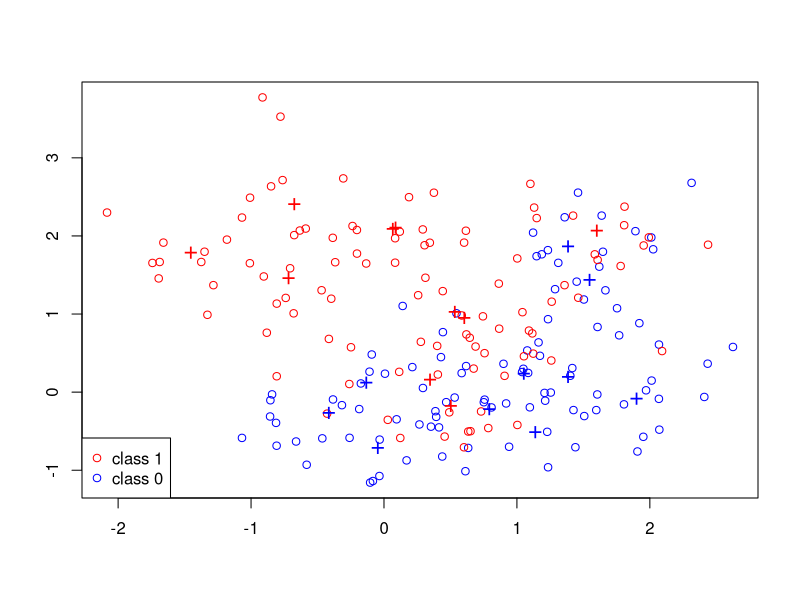
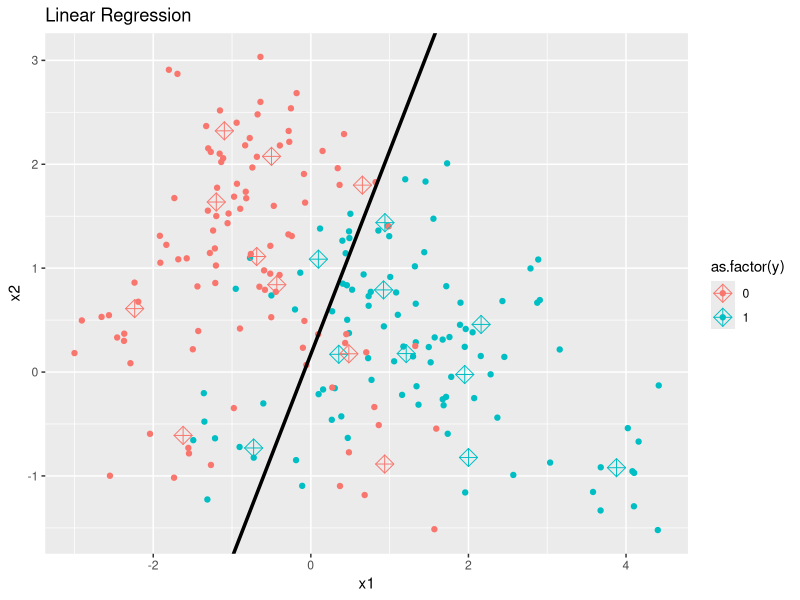
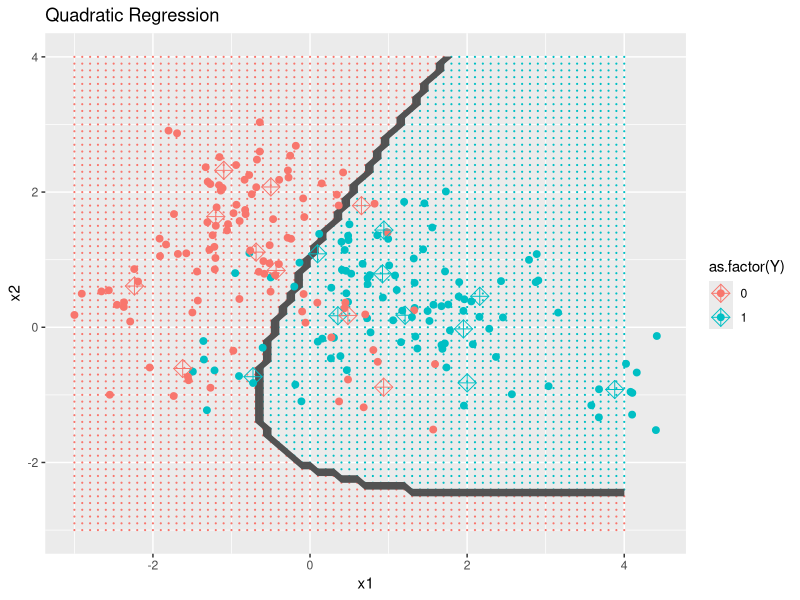
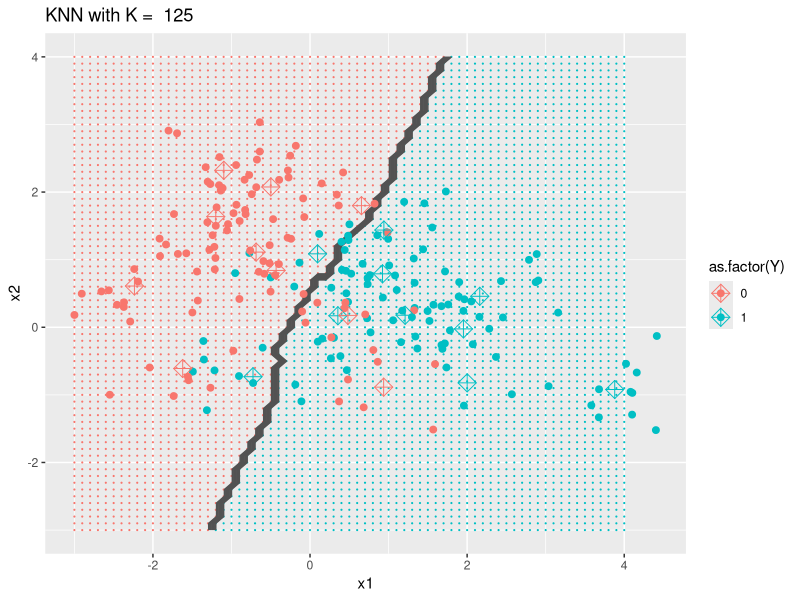
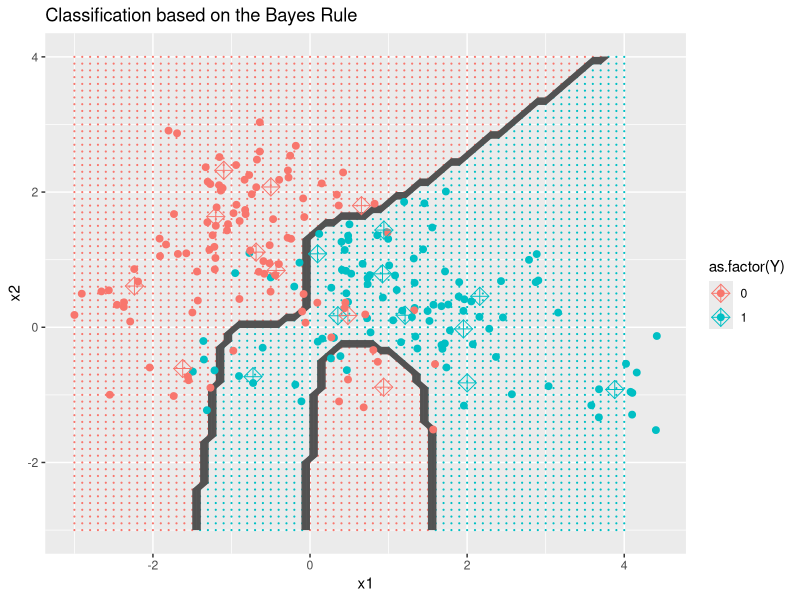
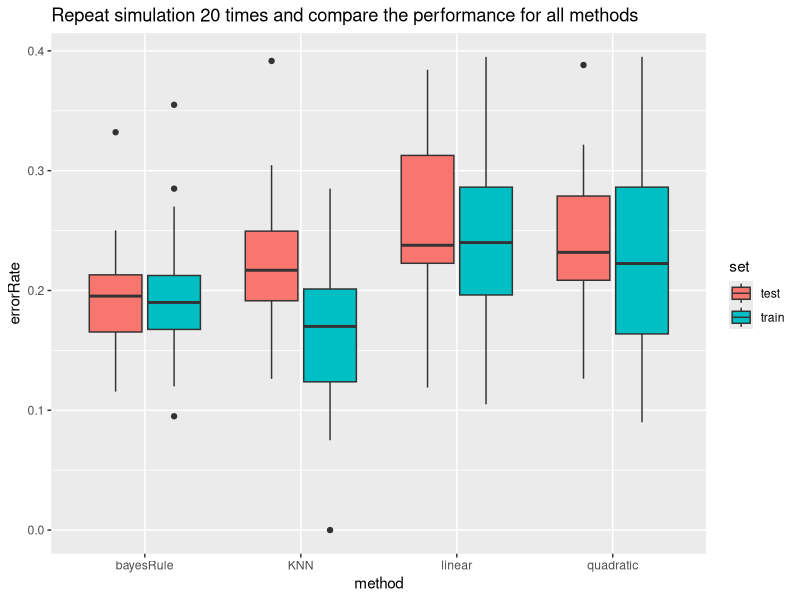
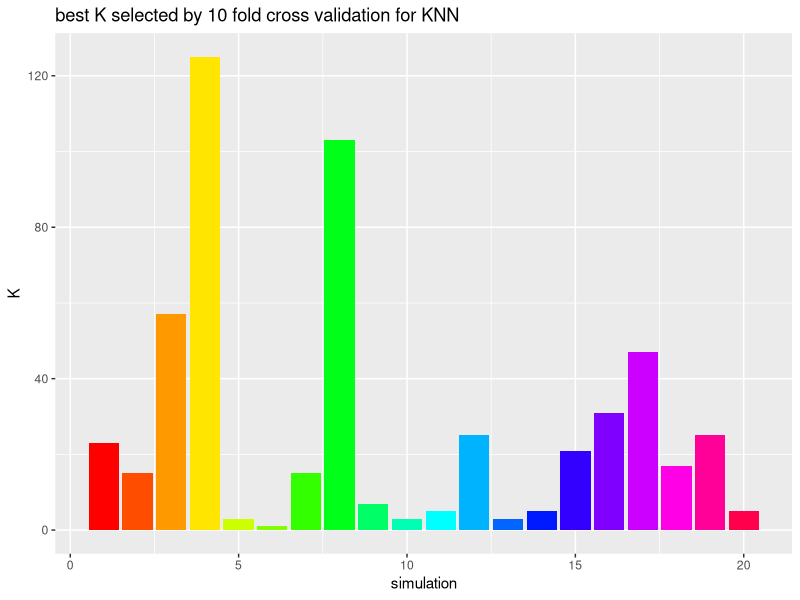
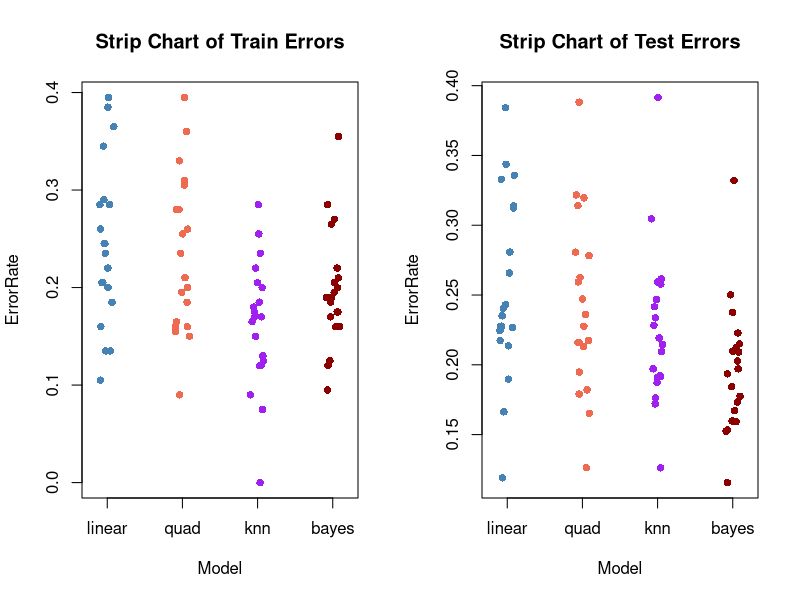

These charts were generated, in order, by the following R code:
## ---- chunk 1
knitr::opts_chunk$set(warning = FALSE, message = FALSE)
options(scipen = 1, digits = 4, width = 80, fig.align = "center")
library(class)
library(ggplot2)
set.seed(8742)
## ---- chunk 2
# fill the following result during 20 simulation run
linearTestErr = data.frame(method = rep("linear",20), set = rep("test", 20), errorRate = rep(0.0, 20)  )
linearTrainErr = data.frame(method = rep("linear",20), set = rep("train", 20), errorRate = rep(0.0, 20)  )

quadTestErr = data.frame(method = rep("quadratic",20), set = rep("test", 20), errorRate = rep(0.0, 20)  )
quadTrainErr = data.frame(method = rep("quadratic",20), set = rep("train", 20), errorRate = rep(0.0, 20)  )

knnTestErr = data.frame(method = rep("KNN",20), set = rep("test", 20), errorRate = rep(0.0, 20) )
knnTrainErr = data.frame(method = rep("KNN",20), set = rep("train", 20), errorRate = rep(0.0, 20)  )

bayesTestErr = data.frame(method = rep("bayesRule",20), set = rep("test", 20), errorRate = rep(0.0, 20)  )
bayesTrainErr = data.frame(method = rep("bayesRule",20), set = rep("train", 20), errorRate = rep(0., 20)  )
KNNCvBestK = rep(0, 20)

## ---- chunk 3
generateCenters = function() {
  centers = 10; # number of centers
  p = 2;    
  sd = 1;  # sd for generating the centers within each class
  m1 = matrix(rnorm(centers*p), centers, p)*sd + cbind( rep(1,centers), rep(0,centers));
  m0 = matrix(rnorm(centers*p), centers, p)*sd + cbind( rep(0,centers), rep(1,centers));
  list(m0,m1)
}
## ---- chunk 4
generate_sim_data= function(centers = 10, n = 100, p = 2, sd = sqrt(1/5), m0 = mo, m1 = m1 ) {
  # Randomly allocate the n samples for class 1  to the 10 clusters
  id1 = sample(1:centers, n, replace = TRUE);
  # Randomly allocate the n samples for class 1 to the 10 clusters
  id0 = sample(1:centers, n, replace = TRUE);  
  matrix(rnorm(2*n*p), 2*n, p)*sd + rbind(m1[id1,], m0[id0,])
}
## ---- chunk 5
generateTrainAndTestData = function(train = 100, test = 5000) {

  centers_mat = generateCenters()
  center0 = centers_mat[[1]]
  center1 = centers_mat[[2]]
  
  train_data = generate_sim_data(m0=center0,m1=center1)
  train_df = data.frame(train_data)
  train_df$y = c(c(rep(1,train), rep(0,train)))
  colnames(train_df) = c("x1","x2","y")
  
  test_data = generate_sim_data(n = test,m0=center0,m1=center1)
  test_df = data.frame(test_data)
  test_df$y = c(rep(1,test), rep(0,test))
  colnames(test_df) = c("x1","x2","y")
  list(train_data = train_df, test_data = test_df, m0 = center0, m1 = center1)
}
## ---- chunk 6
sim_data = generateTrainAndTestData()
train_df = sim_data$train_data
test_df = sim_data$test_data
m0 = sim_data$m0
m1 = sim_data$m1
## ---- chunk 7
#par(mfrow = c(1,2))
#plot(x2 ~ x1, col = y, data = train_df,
#     ylim = c(0, 5), xlim = c(0, 5), pch = 20, cex = 1.5)
#plot(x2 ~ x1, col = y, data = test_df,
#     ylim = c(0, 6), xlim = c(0, 6), pch = 20, cex = 1.5)
## ---- chunk 8
plot(train_df$x1, train_df$x2, type = "n", xlab = "", ylab = "")

points(train_df[train_df$y == 1,1], train_df[train_df$y == 1,2], col = "blue");
points(train_df[train_df$y == 0,1], train_df[train_df$y == 0,2], col = "red"); 

points(m1[1:10, 1], m1[1:10, 2], pch="+", cex=1.5, col="blue");    
points(m0[1:10, 1], m0[1:10, 2], pch="+", cex=1.5, col="red");   

legend("bottomleft", pch = c(1,1), col = c("red", "blue"), 
       legend = c("class 1", "class 0"))
## ---- chunk 9
simpleLinearRegression = function(index) {
  lm_fit = lm(y ~ ., data = train_df)
  lm_pred_cl_train = as.numeric(lm_fit$fitted > 0.5)
  c(train_error = mean(train_df$y != lm_pred_cl_train),
  test_error = round(mean(ifelse(predict(lm_fit, newdata = test_df) > 0.5, 1, 0) != test_df$y),4))
}
## ---- chunk 10
linearPlot = function (lm_fit) {
  ggplot(data = train_df, aes(x = x1, y = x2, color = as.factor(y))) + 
      geom_point() + geom_abline(slope = -lm_fit$coefficients[2]/lm_fit$coefficients[3], 
      intercept = (0.5 - lm_fit$coefficients[1])/lm_fit$coefficients[3], 
      size = 1.2) +
    geom_point(data = data.frame(m1), aes(x = X1, y = X2, color = as.factor(1)), shape  = 9, size = 4) + 
    geom_point(data = data.frame(m0), aes(x = X1, y = X2, color = as.factor(0)), shape  = 9, size = 4) +
    ggtitle("Linear Regression ")
}
## ---- chunk 11
quadraticRegression = function(index) {
  quad_fit = lm(y ~ x1 + x2 + I(x1*x2) + I(x1^2) + I(x2^2), data = train_df)
  lm_pred_cl_train = as.numeric(quad_fit$fitted > 0.5)
  c(train_error = mean(train_df$y != lm_pred_cl_train),
  test_error  = round(mean(ifelse(predict(quad_fit, newdata = test_df) > 0.5, 1, 0) != test_df$y),4))
}
## ---- chunk 12
quadraticPlot = function(quad_fit) {
# create a grid of points to be predicted by quad regression
X1 = seq(-3, 4, 0.1)
X2 = seq(-3, 4, 0.1)
X = expand.grid(x1 = X1, x2 = X2)
Y = ifelse(predict(quad_fit, newdata = X) > 0.5, 1, 0)

# plot the area
ggplot(data = X ) +
  geom_point(aes(x = x1, y = x2, color = as.factor(Y)), size = 0.1) +
  geom_contour(aes(x = x1, y = x2, z = Y), color = "grey32", inherit.aes = FALSE) +
  geom_point(data = train_df, aes(x = x1, y = x2, color = as.factor(y)), size = 2) +
    geom_point(data = data.frame(m1), aes(x = X1, y = X2, color = as.factor(1)), shape  = 9, size = 4) + 
  geom_point(data = data.frame(m0), aes(x = X1, y = X2, color = as.factor(0)), shape  = 9, size = 4) +
  ggtitle("Quadratic Regression ")
  
}

## ---- chunk 13

getCvKNNAveErrorRate=function(K,dataSet,foldSize,foldNum) {
  error = 0
  for (runId in 1:foldNum) {
      testSetIndex = ((runId - 1) * foldSize + 1):(ifelse(runId == 
          foldNum, nrow(dataSet), runId * foldSize))
      trainX = dataSet[-testSetIndex, c("x1", "x2")]
      trainY = as.factor(dataSet[-testSetIndex, ]$y)
      testX = dataSet[testSetIndex, c("x1", "x2")]
      testY = as.factor(dataSet[testSetIndex, ]$y)
      predictY = knn(trainX, testX, trainY, K)
      error = error + sum(predictY != testY)
  }
  error = error/nrow(dataSet)
  error
}

cvKNN = function(dataSet, foldNum) {
    foldSize = floor(nrow(dataSet)/foldNum)
    KVector = seq(1, (nrow(dataSet) - foldSize), 2)
    cvKNNAveErrorRates = sapply(KVector, getCvKNNAveErrorRate, dataSet, 
        foldSize, foldNum)
    result = list()
    result$bestK = max(KVector[cvKNNAveErrorRates == min(cvKNNAveErrorRates)])
    bestK_index = which(KVector %in% c(result$bestK))
    
    result$train.cvError = sum(knn(train_df[,c("x1", "x2")], train_df[,c("x1", "x2")], train_df$y, k = result$bestK) != train_df$y) / nrow(train_df)
    
    predictY = knn(train_df[,c("x1", "x2")], test_df[,c("x1", "x2")], train_df$y, k = result$bestK)
    result$cvError = sum(predictY != test_df$y) / nrow(test_df)
    result
}

foldNum = 10
kNearestNeighbor = function(index) {
  #dataSet = train_df[sample(nrow(train_df)),]
  result = cvKNN( train_df[sample(nrow(train_df)),],foldNum)
  c(result$train.cvError,result$cvError,result$bestK)
}
## ---- chunk 14
knnPlot = function(bestK) {
  # create a grid of points to be predicted by KNN
  X1 = seq(-3, 4, 0.1)
  X2 = seq(-3, 4, 0.1)
  X = expand.grid(x1 = X1, x2 = X2)
  Y = knn(train_df[, c("x1", "x2")], X, train_df[, c("y")] , bestK) 
  
  # plot the area
  ggplot(data = X ) +
    geom_point(aes(x = x1, y = x2, color = as.factor(Y)), size = 0.1) +
    geom_contour(aes(x = x1, y = x2, z = as.integer(Y)), color = "grey32", inherit.aes = FALSE) +
    geom_point(data = train_df, aes(x = x1, y = x2, color = as.factor(y)), size = 2) +
      geom_point(data = data.frame(m1), aes(x = X1, y = X2, color = as.factor(1)), shape  = 9, size = 4) + 
    geom_point(data = data.frame(m0), aes(x = X1, y = X2, color = as.factor(0)), shape  = 9, size = 4) +
    ggtitle(paste("KNN with K = ", bestK))
  
}


## ---- chunk 15
# bayes error
mixedModelBayes=function(x){
  sum(exp(-apply((t(m1)-x)^2, 2, sum)*5/2))/sum(exp(-apply((t(m0)-x)^2, 2, sum)*5/2))
}

bayesError = function(index) {
  cl_train_pred_Bayes = apply(train_df[,1:2], 1, mixedModelBayes)
  cl_train_pred_Bayes = as.numeric(cl_train_pred_Bayes > 1);
  train.err.Bayes = sum(train_df$y !=  cl_train_pred_Bayes) / nrow(train_df)

  cl_test_pred_Bayes = apply(test_df[,1:2], 1, mixedModelBayes)
  cl_test_pred_Bayes = as.numeric(cl_test_pred_Bayes > 1);
  test.err.Bayes = sum(test_df$y !=  cl_test_pred_Bayes) / nrow(test_df)
  c(train.err.Bayes,test.err.Bayes)

}
## ---- chunk 16
bayesPlot = function() {
  # create a grid of points to be predicted by bayes rule
  X1 = seq(-3, 4, 0.1)
  X2 = seq(-3, 4, 0.1)
  X = expand.grid(x1 = X1, x2 = X2)
  Y = as.numeric(apply(X, 1, mixedModelBayes) > 1)
  
  # plot the area
  ggplot(data = X ) +
    geom_point(aes(x = x1, y = x2, color = as.factor(Y)), size = 0.1) +
    geom_contour(aes(x = x1, y = x2, z = Y), color = "grey32", inherit.aes = FALSE) +
    geom_point(data = train_df, aes(x = x1, y = x2, color = as.factor(y)), size = 2) +
      geom_point(data = data.frame(m1), aes(x = X1, y = X2, color = as.factor(1)), shape  =9, size = 4) + 
    geom_point(data = data.frame(m0), aes(x = X1, y = X2, color = as.factor(0)), shape  = 9, size = 4) +
    ggtitle("Classification based on the Bayes Rule ")
}

## ---- chunk 17
simSize = 20

for(i in 1:simSize) {
  sim_data = generateTrainAndTestData()
  train_df = sim_data$train_data
  test_df = sim_data$test_data
  m0 = sim_data$m0
  m1 = sim_data$m1
  lr_errors = simpleLinearRegression(i)
  linearTrainErr[i,"errorRate"] = lr_errors[1]
  linearTestErr[i,"errorRate"] = lr_errors[2]
  quad_errors = quadraticRegression(i)
  quadTrainErr[i,"errorRate"] = quad_errors[1]
  quadTestErr[i,"errorRate"] = quad_errors[2]
  knn_errors = kNearestNeighbor(i)
  knnTrainErr[i,"errorRate"] = knn_errors[1]
  knnTestErr[i,"errorRate"] = knn_errors[2]
  KNNCvBestK[i] = knn_errors[3]
  bayes_errors = bayesError(i)
  bayesTrainErr[i,"errorRate"] = bayes_errors[1]
  bayesTestErr[i,"errorRate"] = bayes_errors[2]
}

# visualization of 4 methods
linearPlot( lm(y ~ ., data = train_df) )
quadraticPlot( lm(y ~ x1 + x2 + I(x1*x2) + I(x1^2) + I(x2^2), data = train_df) )
knnPlot(max(KNNCvBestK))
bayesPlot()

# consolidate all results
finalErr = rbind(linearTestErr, linearTrainErr, quadTestErr, quadTrainErr, knnTestErr, knnTrainErr, bayesTestErr, bayesTrainErr)

# plot boxplot
ggplot(finalErr, aes(x = method, y = errorRate, fill = set)) +
  geom_boxplot() +
  ggtitle("Repeat simulation 20 times and compare the performance for all methods ")
## ---- chunk 18

bestK_df = data.frame(simulation = seq(1,20,1), K = KNNCvBestK)

# plot barplot for 20 best K
ggplot(bestK_df, aes(x = simulation, y = K)) +
  geom_bar(stat = "identity", fill = rainbow(20)) +
  ggtitle("best K selected by 10 fold cross validation for KNN ")

## ---- chunk 19
par(mfrow=c(1,2))
stripchart(x = list('linear'=linearTrainErr$errorRate,'quad'=quadTrainErr$errorRate,'knn'=knnTrainErr$errorRate,'bayes'=bayesTrainErr$errorRate),
           main = 'Strip Chart of Train Errors',
           xlab = 'Model', 
           ylab = 'ErrorRate',
           col = c('steelblue', 'coral2', 'purple','darkred'),
           pch = 16,
           method = 'jitter',
           vertical = TRUE)

stripchart(x = list('linear'=linearTestErr$errorRate,'quad'=quadTestErr$errorRate,'knn'=knnTestErr$errorRate,'bayes'=bayesTestErr$errorRate),
           main = 'Strip Chart of Test Errors',
           xlab = 'Model', 
           ylab = 'ErrorRate',
           col = c('steelblue', 'coral2', 'purple','darkred'),
           pch = 16,
           method = 'jitter',
           vertical = TRUE)
## ---- chunk 20
mean(KNNCvBestK)

## ---- chunk 21
sd(KNNCvBestK)
## ---- chunk 22
error_df = data.frame(matrix(c(mean(linearTrainErr$errorRate),mean(linearTestErr$errorRate),min(linearTrainErr$errorRate),min(linearTestErr$errorRate),mean(quadTrainErr$errorRate),mean(quadTestErr$errorRate),min(quadTrainErr$errorRate),min(quadTestErr$errorRate),mean(knnTrainErr$errorRate),mean(knnTestErr$errorRate),min(knnTrainErr$errorRate),min(knnTestErr$errorRate),mean(bayesTrainErr$errorRate),mean(bayesTestErr$errorRate),min(bayesTrainErr$errorRate),min(bayesTestErr$errorRate)),ncol = 4))

colnames(error_df) = c("mean_train_error","mean_test_error","min_train_error","min_test_error")
rownames(error_df) = c("Linear","Quadratic","KNN","Bayes")
error_df
